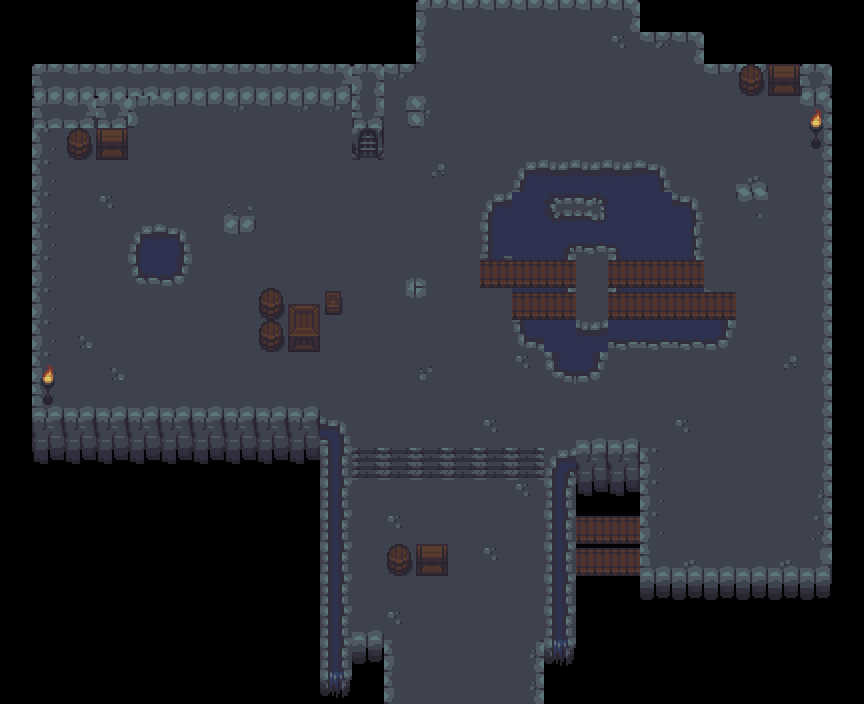

This is a level from a 2D game, rendered from its Tiled map with the project's own tilesets. A one-line summary and the complete map file follow:
An orthogonal 27x22 tile map with 32x32 px tiles, 2 tile layers (Tile Layer 1, Tile Layer 2), 4 tilesets and 16 objects.

<map version="1.10" tiledversion="1.10.1" orientation="orthogonal" renderorder="right-down" width="27" height="22" tilewidth="32" tileheight="32" infinite="0" nextlayerid="9" nextobjectid="27">
 <tileset firstgid="1" source="../tileset/prefab1.tsx" />
 <tileset firstgid="33" source="../tileset/dungeon_tiles.tsx" />
 <tileset firstgid="585" source="../tileset/sewer_tiles.tsx" />
 <tileset firstgid="937" source="../tileset/cave_tiles.tsx" />
 <layer id="1" name="Tile Layer 1" width="27" height="22">
  <data encoding="csv">
1216,1216,1216,1216,1216,1216,1216,1216,1216,1216,1216,1216,1216,33,34,34,34,34,34,37,1216,1216,1216,1216,1216,1216,1216,
1216,1216,1216,1216,1216,1216,1216,1216,1216,1216,1216,1216,1216,56,81,81,81,81,81,59,36,37,1216,1216,1216,1216,1216,
1216,424,221,221,221,221,221,221,221,221,425,223,35,58,58,81,81,81,81,81,81,81,34,34,37,426,1216,
1216,424,425,426,2684354685,34,34,35,34,35,35,246,81,81,81,81,81,81,105,105,105,105,105,105,81,37,1216,
1216,102,81,81,81,81,81,81,81,81,81,294,81,81,81,81,81,81,81,81,81,81,81,105,105,60,1216,
1216,102,81,81,81,81,81,81,81,81,81,81,81,81,81,81,45,46,46,46,47,81,105,105,105,60,1216,
1216,102,103,59,81,81,81,81,81,81,81,81,81,81,81,45,69,2684354725,2684354702,69,69,47,105,105,105,60,1216,
1216,102,103,103,45,47,81,34,81,81,81,58,58,81,81,68,69,48,49,50,69,1610612828,105,105,105,60,1216,
1216,102,103,103,91,93,81,81,81,81,81,81,65,66,81,3221225588,69,71,72,73,69,70,105,105,105,60,1216,
1216,102,103,81,81,81,81,81,81,81,81,58,88,89,81,81,69,71,72,73,69,69,116,105,105,60,1216,
1216,102,3221225531,81,81,81,81,57,58,58,58,58,81,81,81,81,3221225519,69,95,92,92,92,93,105,105,60,1216,
1216,102,103,103,81,81,81,58,58,58,58,58,81,81,81,58,59,1610612781,93,105,105,81,105,105,105,60,1216,
1216,355,126,126,126,126,126,126,126,126,58,58,81,81,81,58,58,58,58,58,58,105,105,105,105,60,1216,
1216,378,378,378,378,378,378,378,378,378,116,58,58,58,81,59,81,58,356,356,82,105,105,105,105,60,1216,
1216,402,403,404,405,406,406,406,405,406,137,67,67,67,67,67,67,114,380,380,102,105,105,105,105,60,1216,
1216,1216,1216,1216,1216,1216,1216,1216,1216,1216,137,81,81,82,80,81,59,137,403,403,102,105,105,105,105,106,1216,
1216,1216,1216,1216,1216,1216,1216,1216,1216,1216,137,81,59,105,103,104,104,137,0,0,102,105,105,105,105,83,1216,
1216,1216,1216,1216,1216,1216,1216,1216,1216,1216,137,81,81,81,103,59,104,137,0,0,125,128,126,126,128,129,1216,
1216,1216,1216,1216,1216,1216,1216,1216,1216,1216,137,81,81,80,103,104,104,137,1216,1216,148,149,148,148,149,150,1216,
1216,1216,1216,1216,1216,1216,1216,1216,1216,1216,137,126,59,80,80,81,104,137,1216,1216,1216,1216,1216,1216,1216,1216,1216,
1216,1216,1216,1216,1216,1216,1216,1216,1216,1216,137,150,56,80,103,104,106,250,1216,1216,1216,1216,1216,1216,1216,1216,1216,
1216,1216,1216,1216,1216,1216,1216,1216,1216,1216,250,1150,56,80,103,103,106,1216,1216,1216,1216,1216,1216,1216,1216,1216,1216
</data>
 </layer>
 <layer id="6" name="Tile Layer 2" width="27" height="22">
  <data encoding="csv">
0,0,0,0,0,0,0,0,0,0,0,0,0,0,0,0,0,0,0,0,0,0,0,0,0,0,0,
0,0,0,0,0,0,0,0,0,0,0,0,0,0,0,0,0,0,0,0,0,0,0,0,0,0,0,
0,0,0,0,0,0,0,0,0,0,0,0,0,0,0,0,0,0,0,0,0,0,0,110,154,0,0,
0,0,0,0,0,0,0,0,0,0,0,0,2684354594,3221225578,0,0,0,0,0,0,0,0,0,0,0,157,0,
0,0,110,154,0,0,0,0,0,0,0,0,0,0,0,0,0,0,0,0,0,0,0,0,0,180,0,
0,0,0,0,0,0,0,0,0,0,0,0,0,2684354619,0,0,0,0,0,0,0,0,0,128,0,0,0,
0,0,0,0,0,0,0,2684354643,0,0,0,0,0,0,0,0,0,0,0,0,0,0,0,3221225599,0,0,0,
0,0,0,0,0,0,0,0,0,0,0,0,0,0,0,0,0,0,0,0,0,0,0,0,0,0,0,
0,0,0,0,0,0,0,0,0,0,0,0,0,0,0,134,134,134,0,134,134,134,0,0,0,0,0,
0,0,0,0,0,0,0,0,110,132,156,0,0,0,0,0,134,134,0,134,134,134,134,0,0,0,0,
0,0,0,0,0,0,0,0,110,155,0,0,0,0,0,0,0,0,0,0,0,0,0,0,0,0,0,
0,157,0,3221225531,0,0,0,0,0,0,0,0,0,1610612795,0,0,0,0,0,0,0,0,0,0,2684354619,0,0,
0,180,0,0,0,0,0,0,0,0,0,0,0,0,0,0,0,0,0,0,0,0,0,0,0,0,0,
0,0,0,0,0,0,0,0,0,0,0,0,0,0,0,0,0,0,0,0,0,59,0,0,0,0,0,
0,0,0,0,0,0,0,0,0,0,0,0,0,0,0,0,0,0,0,0,0,0,0,0,0,0,0,
0,0,0,0,0,0,0,0,0,0,0,0,0,0,0,0,0,0,0,0,0,0,0,0,0,0,0,
0,0,0,0,0,0,0,0,0,0,0,0,0,0,0,0,0,0,134,134,0,0,0,0,0,0,0,
0,0,0,0,0,0,0,0,0,0,0,0,110,154,0,0,0,0,134,134,0,0,0,0,0,0,0,
0,0,0,0,0,0,0,0,0,0,0,0,0,0,0,0,0,0,0,0,0,0,0,0,0,0,0,
0,0,0,0,0,0,0,0,0,0,0,0,0,0,0,0,0,0,0,0,0,0,0,0,0,0,0,
0,0,0,0,0,0,0,0,0,0,0,0,0,0,0,0,0,0,0,0,0,0,0,0,0,0,0,
0,0,0,0,0,0,0,0,0,0,0,0,0,0,0,0,0,0,0,0,0,0,0,0,0,0,0
</data>
 </layer>
 <objectgroup id="2" name="HINT">
  <object id="1" x="384" y="704">
   <properties>
    <property name="for" value="BOTTOM" />
    <property name="size" type="int" value="5" />
   </properties>
   <point />
  </object>
 </objectgroup>
 <objectgroup color="#00ff00" id="3" name="PAPERS">
  <object id="3" x="448" y="224">
   <point />
  </object>
  <object id="4" x="480" y="544">
   <point />
  </object>
  <object id="12" x="768" y="256">
   <point />
  </object>
  <object id="13" x="256" y="192">
   <point />
  </object>
  <object id="15" x="608" y="128">
   <point />
  </object>
  <object id="18" x="96" y="288">
   <point />
  </object>
  <object id="19" x="704" y="512">
   <point />
  </object>
  <object id="20" x="480" y="384">
   <point />
  </object>
 </objectgroup>
 <objectgroup color="#ff0000" id="8" name="POWERS">
  <object id="17" x="576" y="288">
   <point />
  </object>
 </objectgroup>
 <objectgroup color="#ff00ff" id="7" name="MEDKITS">
  <object id="16" x="96" y="384">
   <point />
  </object>
 </objectgroup>
 <objectgroup color="#000000" id="4" name="ENEMIES">
  <object id="6" x="416" y="416">
   <point />
  </object>
  <object id="22" x="288" y="224">
   <point />
  </object>
  <object id="23" x="736" y="480">
   <point />
  </object>
  <object id="24" x="544" y="96">
   <point />
  </object>
  <object id="25" x="160" y="352">
   <point />
  </object>
 </objectgroup>
</map>
